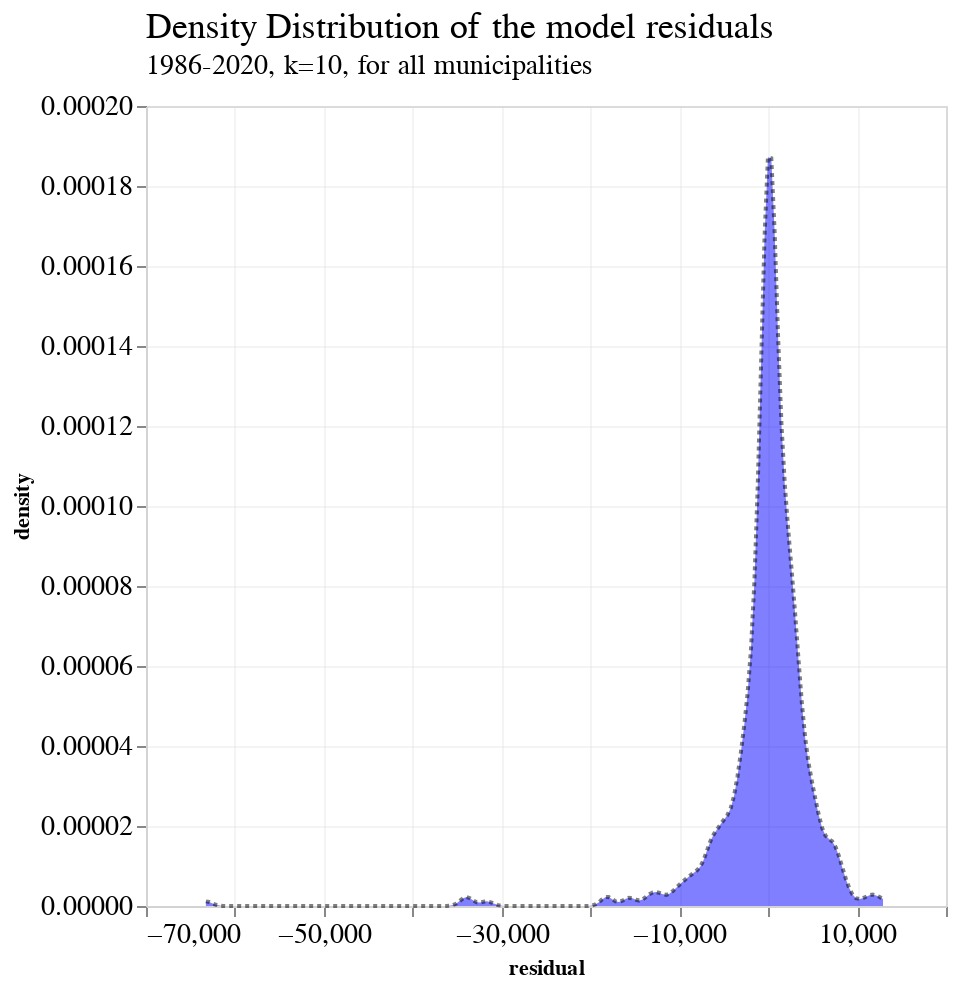

The notebook cell this image was saved under:
### Code cell
residual_chart = alt.Chart(final_prediction_df_w_index).transform_density(
    'residual',
    as_=['residual', 'density'],
).mark_area(opacity=0.5, color="blue").encode(
    x="residual:Q",
    y='density:Q',
)

residual_line_chart = alt.Chart(final_prediction_df_w_index).transform_density(
    'residual',
    as_=['residual', 'density'],
).mark_line(opacity=0.5, color="black", strokeDash=[2,2]).encode(
    x="residual:Q",
    y='density:Q',
).properties(
    width=400,
    height=400,
    title=science_theme_title(
        text="Density Distribution of the model residuals", 
        subtitle="1986-2020, k=10, for all municipalities"
    )
)
residual_chart + residual_line_chart

### Figure 1 — Vega-Lite specification as saved in the notebook (floating-point values rounded to 4 significant figures; data arrays with more than 128 entries replaced by an {"elided": "..."} marker saying what was removed)
{"config": {"view": {"width": 533.3, "height": 300.0, "fill": "white"}, "title": {"align": "left", "anchor": "start", "frame": "group", "font": "Helvetica Neue", "fontSize": 18, "dy": -2, "subtitleFont": "Helvetica Neue", "subtitleFontSize": 14, "fontWeight": "normal"}, "axis": {"domainColor": "lightGrey", "gridColor": "lightGrey", "gridWidth": 0.25, "titleFont": "Helvetica Neue", "titleFontSize": 11, "labelFont": "Helvetica Neue", "labelFontSize": 14}, "legend": {"layout": {"anchor": "start"}, "labelLimit": 0, "titleFontSize": 14, "titleFont": "Helvetica Neue", "labelFontSize": 14, "labelFont": "Helvetica Neue"}, "header": {"title": null, "titleFont": "Helvetica Neue", "labelFont": "Helvetica Neue", "labelFontSize": 14, "labelPadding": 2}, "range": {"category": ["#0C66B5", "#BA1D32", "#0F8E40", "#E56F20", "#862BAF", "#626D69", "#ED5087", "#3DB9E2", "#51DB63", "#E26868", "#FFB270", "#B37CEA", "#A8A1A4", "#FF87CD"]}}, "layer": [{"mark": {"type": "area", "color": "blue", "opacity": 0.5}, "encoding": {"x": {"field": "residual", "type": "quantitative"}, "y": {"field": "density", "type": "quantitative"}}, "transform": [{"density": "residual", "as": ["residual", "density"]}]}, {"mark": {"type": "line", "color": "black", "opacity": 0.5, "strokeDash": [2, 2]}, "encoding": {"x": {"field": "residual", "type": "quantitative"}, "y": {"field": "density", "type": "quantitative"}}, "height": 400, "title": {"align": "left", "anchor": "start", "frame": "group", "font": "Helvetica Neue", "fontSize": 18, "dy": -2, "subtitleFont": "Helvetica Neue", "subtitleFontSize": 14, "fontWeight": "normal", "text": "Density Distribution of the model residuals", "subtitle": "1986-2020, k=10, for all municipalities"}, "transform": [{"density": "residual", "as": ["residual", "density"]}], "width": 400}], "data": {"name": "data-150f3e18a78bada92b148d600e774c7d"}, "$schema": "https://vega.github.io/schema/vega-lite/v4.17.0.json", "datasets": {"data-150f3e18a78bada92b148d600e774c7d": {"elided": "500 records"}}}
